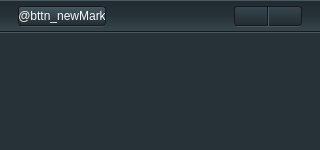
<?xml version="1.0" encoding="UTF-8"?>
<ui version="4.0">
 <class>MarkersList</class>
 <widget class="QWidget" name="MarkersList">
  <property name="geometry">
   <rect>
    <x>0</x>
    <y>0</y>
    <width>320</width>
    <height>150</height>
   </rect>
  </property>
  <property name="minimumSize">
   <size>
    <width>320</width>
    <height>150</height>
   </size>
  </property>
  <property name="maximumSize">
   <size>
    <width>960</width>
    <height>516</height>
   </size>
  </property>
  <property name="windowTitle">
   <string>MarkersList</string>
  </property>
  <property name="styleSheet">
   <string notr="true">.QFrame {
    background-color: #37474f;
border-top: none;
}
QLabel {
	background-color: qlineargradient(spread:pad, x1:0, y1:1, x2:0, y2:0, stop:0 rgba(55, 71, 79, 255), stop:0.5 rgba(38, 50, 56, 255), stop:1 rgba(34, 42, 48, 255));
    border: none;
    border-bottom: 1px solid #191919;
    color: #b0bec5;
    font: 600 16px &quot;Open Sans&quot;;
}

QSpinBox {
    border-radius: 2px;
}

EntityWidget  {
  background-color: #37474f;
  border: none;
}

QAbstractButton {
    font: 13px &quot;Open Sans Semibold&quot;;
    color: #fafafa;
}

QCheckBox::indicator {
    width: 12px;
    height: 12px;
    border-radius: 2px;
    border: 1px solid #191919;
    padding: -1px;
    subcontrol-position: left;
top: 1px;
}

QAbstractButton::indicator:!checked {
    background-color: rgba(250, 250, 250, 225);

}
QCheckBox::indicator:checked {
    background-color: qlineargradient(spread:pad, x1:0, y1:1, x2:0, y2:0, stop:0 rgba(34, 42, 48, 255), stop:0.5 rgba(69, 90, 100, 255), stop:1 rgba(69, 90, 100, 255));
	image: url(:/textures/Common/icons/icon_check_shadowed.png);
}
QCheckBox::indicator:!checked:hover {
    background-color: rgba(250, 250, 250, 155);
}
QCheckBox::indicator:!checked:pressed {
border: 1px solid #191919;
    background-color: qlineargradient(spread:pad, x1:0, y1:1, x2:0, y2:0, stop:0 rgba(132, 136, 148, 122), stop:0.5 rgba(150, 160, 165, 122), stop:1 rgba(150, 160, 165, 122));
	image: url(:/textures/Common/icons/icon_check_shadowed_transparent.png);
}
QCheckBox::indicator:checked:hover {
     background-color: qlineargradient(spread:pad, x1:0, y1:1, x2:0, y2:0, stop:0 rgba(34, 42, 48, 200), stop:0.5 rgba(69, 90, 100, 200), stop:1 rgba(69, 90, 100, 200));
image: url(:/textures/Common/icons/icon_check_shadowed_transparent.png);
}
QCheckBox::indicator:checked:pressed {
border: 1px solid #191919;
    background-color: qlineargradient(spread:pad, x1:0, y1:1, x2:0, y2:0, stop:0 rgba(132, 136, 148, 122), stop:0.5 rgba(150, 160, 165, 122), stop:1 rgba(150, 160, 165, 122));
	image: url(:/textures/Common/icons/icon_check_shadowed_transparent.png);
}
QAbstractButton::indicator:indeterminate {
    width: 12px;
height: 12px;
border: 2px inset #191919;
border-bottom: 2px solid qlineargradient(spread:pad, x1:0, y1:0, x2:0, y2:1, stop:0 rgba(25, 25, 25, 255), stop:0.495 rgba(25, 25, 25, 255), stop:0.505 rgba(69, 90, 100, 255), stop:1 rgba(69, 90, 100, 255));
padding: -1px;
	background-color: qlineargradient(spread:pad, x1:0, y1:1, x2:0, y2:0, stop:0 rgba(121, 121, 121, 255), stop:0.95 rgba(199, 199, 199, 255), stop:1 rgba(250, 250, 250, 255));
background-clip: padding;
background-origin: padding;
}
QAbstractButton {spacing: 4px;}
QRadioButton {spacing: 2px;}
QRadioButton::indicator {
    width: 12px;
    height: 12px;

    border: 1px solid #37474f;;
	background-image: url(:/textures/Common/buttons/bttn_radio.png);
	background-origin: margin;
}

QRadioButton::indicator:checked {
background-position: bottom left;
}
QRadioButton::indicator:checked:hover {
background-position: bottom center;
}
QRadioButton::indicator:checked:pressed {
background-position: bottom right;
}
QRadioButton::indicator:!checked:hover {
background-position: top center;
}
QRadioButton::indicator:!checked:pressed {
background-position: top right;
}
QRadioButton::indicator:checked:disabled  {
    background-position: center;
}
QRadioButton::indicator:!checked:disabled  {
    background-position: center left;
}
QAbstractButton:disabled {
    color: rgba(250, 250, 250, 100);
}
QSpinBox:disabled {
    background-color: rgba(255, 255, 255, 100);
    color: rgba(25, 25, 25, 100);
}</string>
  </property>
  <layout class="QVBoxLayout" name="verticalLayout" stretch="0,1">
   <property name="spacing">
    <number>0</number>
   </property>
   <property name="leftMargin">
    <number>0</number>
   </property>
   <property name="topMargin">
    <number>0</number>
   </property>
   <property name="rightMargin">
    <number>0</number>
   </property>
   <property name="bottomMargin">
    <number>0</number>
   </property>
   <item>
    <widget class="QWidget" name="header_colorMarks" native="true">
     <property name="minimumSize">
      <size>
       <width>0</width>
       <height>32</height>
      </size>
     </property>
     <property name="maximumSize">
      <size>
       <width>16777215</width>
       <height>32</height>
      </size>
     </property>
     <property name="styleSheet">
      <string notr="true">.QWidget {
    
	background-color: qlineargradient(spread:pad, x1:0, y1:1, x2:0, y2:0, stop:0 rgba(55, 71, 79, 255), stop:0.5 rgba(38, 50, 56, 255), stop:1 rgba(34, 42, 48, 255));
border-top: 1px solid #455a64;
border-bottom: 1px solid #191919;
}

QLineEdit {
    background-color: #455a64;
    background-color: qlineargradient(spread:pad, x1:0, y1:1, x2:0, y2:0, stop:0 rgba(109, 138, 158, 100), stop:0.805 rgba(69, 89, 99, 126), stop:1 rgba(36, 49, 56, 255));
    border-radius: 10px;
    border: 1px solid #191919;
   color: #78909c;
padding:0px 6px 2px 14px;
font: 11px &quot;Open Sans&quot;;
	image: url(:/textures/Common/Tournament/icon_search.png);
    image-position: right bottom;
}</string>
     </property>
     <layout class="QHBoxLayout" name="horizontalLayout">
      <property name="leftMargin">
       <number>18</number>
      </property>
      <property name="topMargin">
       <number>4</number>
      </property>
      <property name="rightMargin">
       <number>18</number>
      </property>
      <property name="bottomMargin">
       <number>3</number>
      </property>
      <item alignment="Qt::AlignLeft">
       <widget class="QWidget" name="container_bttn_newMark" native="true">
        <property name="minimumSize">
         <size>
          <width>88</width>
          <height>21</height>
         </size>
        </property>
        <property name="maximumSize">
         <size>
          <width>88</width>
          <height>21</height>
         </size>
        </property>
        <property name="styleSheet">
         <string notr="true">.QWidget {
    background-color: #455a64;
    border-radius: 4px;
border-bottom: 1px solid #445862;
}
QAbstractButton {
    border: 1px solid #191919;
border-radius: 3px;
font: 14px &quot;Open Sans Semibold&quot;;
color: #fafafa;
}</string>
        </property>
        <widget class="QPushButton" name="bttn_newMark">
         <property name="geometry">
          <rect>
           <x>0</x>
           <y>0</y>
           <width>88</width>
           <height>20</height>
          </rect>
         </property>
         <property name="minimumSize">
          <size>
           <width>88</width>
           <height>20</height>
          </size>
         </property>
         <property name="maximumSize">
          <size>
           <width>88</width>
           <height>20</height>
          </size>
         </property>
         <property name="cursor">
          <cursorShape>PointingHandCursor</cursorShape>
         </property>
         <property name="toolTip">
          <string>@Tooltip_notes_bttn_NewLabel_82</string>
         </property>
         <property name="styleSheet">
          <string notr="true">QPushButton{
	background-color: qlineargradient(spread:pad, x1:0, y1:1, x2:0, y2:0, stop:0 rgba(34, 43, 49, 255), stop:1 rgba(69, 89, 99, 255));
border: 1px solid #191919;
border-radius: 3px;
font: 11px &quot;Open Sans &quot;;
}

QPushButton:hover {
	background-color: qlineargradient(spread:pad, x1:0, y1:1, x2:0, y2:0, stop:0 rgba(44, 53, 59, 255), stop:1 rgba(69, 99, 109, 255));
}

QPushButton:pressed {
background-color: qlineargradient(spread:pad, x1:0, y1:1, x2:0, y2:0, stop:0 rgba(41, 51, 54, 255), stop:0.5 rgba(28, 30, 36, 255), stop:1 rgba(34, 35, 42, 255));
padding-top: 1px;
color: rgba(250, 250, 250, 100);
}
QPushButton:disabled {
	background-color: qlineargradient(spread:pad, x1:0, y1:1, x2:0, y2:0, stop:0 rgba(34, 43, 49, 100), stop:1 rgba(69, 89, 99, 100));
color: rgba(250, 250, 250, 100);
}
EntityWidget {
	background-color: rgba(255, 255, 255, 250);
}
EntityWidget:disabled {
	background-color: rgba(255, 255, 255, 100);
}</string>
         </property>
         <property name="text">
          <string>@bttn_newMark</string>
         </property>
        </widget>
       </widget>
      </item>
      <item>
       <spacer name="horizontalSpacer">
        <property name="orientation">
         <enum>Qt::Horizontal</enum>
        </property>
        <property name="sizeHint" stdset="0">
         <size>
          <width>40</width>
          <height>20</height>
         </size>
        </property>
       </spacer>
      </item>
      <item alignment="Qt::AlignRight">
       <widget class="QWidget" name="container_bttns_arrows" native="true">
        <property name="minimumSize">
         <size>
          <width>68</width>
          <height>21</height>
         </size>
        </property>
        <property name="maximumSize">
         <size>
          <width>68</width>
          <height>21</height>
         </size>
        </property>
        <property name="styleSheet">
         <string notr="true">.QWidget {
    background-color: #455a64;
    border-radius: 4px;
border-bottom: 1px solid #445862;
}

QPushButton{
background-color: qlineargradient(spread:pad, x1:0, y1:1, x2:0, y2:0, stop:0 #222a30, stop:1 #37474f);
font: 11px &quot;Open Sans &quot;;

}


QPushButton:hover {
background-color: qlineargradient(spread:pad, x1:0, y1:1, x2:0, y2:0, stop:0 #222a30, stop:0.8 #37474f, stop:1 #455a64);
}

QPushButton:pressed {
background-color: qlineargradient(spread:pad, x1:0, y1:1, x2:0, y2:0, stop:1 #222a30, stop:0 #37474f);
padding-top: 1px;
}
QPushButton:disabled {
	background-color: qlineargradient(spread:pad, x1:0, y1:1, x2:0, y2:0, stop:0 rgba(34, 43, 49, 100), stop:1 rgba(69, 89, 99, 100));
color: rgba(250, 250, 250, 100);
}</string>
        </property>
        <layout class="QHBoxLayout" name="horizontalLayout_2">
         <property name="spacing">
          <number>0</number>
         </property>
         <property name="leftMargin">
          <number>0</number>
         </property>
         <property name="topMargin">
          <number>0</number>
         </property>
         <property name="rightMargin">
          <number>0</number>
         </property>
         <property name="bottomMargin">
          <number>1</number>
         </property>
         <item>
          <widget class="QPushButton" name="bttn_up">
           <property name="minimumSize">
            <size>
             <width>34</width>
             <height>20</height>
            </size>
           </property>
           <property name="maximumSize">
            <size>
             <width>34</width>
             <height>20</height>
            </size>
           </property>
           <property name="cursor">
            <cursorShape>PointingHandCursor</cursorShape>
           </property>
           <property name="toolTip">
            <string>@Tooltip_notes_bttn_up_83</string>
           </property>
           <property name="styleSheet">
            <string notr="true">QPushButton{
border: 1px solid #191919;
border-radius: 0px;
border-top-left-radius: 3px;
border-bottom-left-radius: 3px;
}
</string>
           </property>
           <property name="text">
            <string/>
           </property>
           <property name="icon">
            <iconset>
             <normaloff>:/textures/Common/icons/settings/arrow_up.png</normaloff>:/textures/Common/icons/settings/arrow_up.png</iconset>
           </property>
           <property name="iconSize">
            <size>
             <width>14</width>
             <height>14</height>
            </size>
           </property>
          </widget>
         </item>
         <item>
          <widget class="QPushButton" name="bttn_down">
           <property name="minimumSize">
            <size>
             <width>34</width>
             <height>20</height>
            </size>
           </property>
           <property name="maximumSize">
            <size>
             <width>34</width>
             <height>20</height>
            </size>
           </property>
           <property name="cursor">
            <cursorShape>PointingHandCursor</cursorShape>
           </property>
           <property name="toolTip">
            <string>@Tooltip_notes_bttn_down_84</string>
           </property>
           <property name="styleSheet">
            <string notr="true">QPushButton{
border: 1px solid #191919;
border-left: 1px solid #455a64;
border-radius: 0px;
border-top-right-radius: 3px;
border-bottom-right-radius: 3px;
}
</string>
           </property>
           <property name="text">
            <string/>
           </property>
           <property name="icon">
            <iconset>
             <normaloff>:/textures/Common/icons/settings/arrow_down.png</normaloff>:/textures/Common/icons/settings/arrow_down.png</iconset>
           </property>
          </widget>
         </item>
        </layout>
       </widget>
      </item>
     </layout>
    </widget>
   </item>
   <item>
    <widget class="MarkersTableView" name="listView_markers">
     <property name="minimumSize">
      <size>
       <width>320</width>
       <height>0</height>
      </size>
     </property>
     <property name="palette">
      <palette>
       <active>
        <colorrole role="Button">
         <brush brushstyle="SolidPattern">
          <color alpha="255">
           <red>38</red>
           <green>50</green>
           <blue>56</blue>
          </color>
         </brush>
        </colorrole>
        <colorrole role="Base">
         <brush brushstyle="SolidPattern">
          <color alpha="255">
           <red>38</red>
           <green>50</green>
           <blue>56</blue>
          </color>
         </brush>
        </colorrole>
        <colorrole role="Window">
         <brush brushstyle="SolidPattern">
          <color alpha="255">
           <red>38</red>
           <green>50</green>
           <blue>56</blue>
          </color>
         </brush>
        </colorrole>
       </active>
       <inactive>
        <colorrole role="Button">
         <brush brushstyle="SolidPattern">
          <color alpha="255">
           <red>38</red>
           <green>50</green>
           <blue>56</blue>
          </color>
         </brush>
        </colorrole>
        <colorrole role="Base">
         <brush brushstyle="SolidPattern">
          <color alpha="255">
           <red>38</red>
           <green>50</green>
           <blue>56</blue>
          </color>
         </brush>
        </colorrole>
        <colorrole role="Window">
         <brush brushstyle="SolidPattern">
          <color alpha="255">
           <red>38</red>
           <green>50</green>
           <blue>56</blue>
          </color>
         </brush>
        </colorrole>
       </inactive>
       <disabled>
        <colorrole role="Button">
         <brush brushstyle="SolidPattern">
          <color alpha="255">
           <red>38</red>
           <green>50</green>
           <blue>56</blue>
          </color>
         </brush>
        </colorrole>
        <colorrole role="Base">
         <brush brushstyle="SolidPattern">
          <color alpha="255">
           <red>38</red>
           <green>50</green>
           <blue>56</blue>
          </color>
         </brush>
        </colorrole>
        <colorrole role="Window">
         <brush brushstyle="SolidPattern">
          <color alpha="255">
           <red>38</red>
           <green>50</green>
           <blue>56</blue>
          </color>
         </brush>
        </colorrole>
       </disabled>
      </palette>
     </property>
     <property name="styleSheet">
      <string notr="true">QAbstractItemView {
    background-color: #263238;
    outline:0;
    border: none;
    font: 16px &quot;Open Sans&quot;;
border-top: 1px solid #455a64;
}

QAbstractItemView::item {
    height: 38px;
    background-color: #263238;
    color: #fafafa;
    outline:0;
    padding: -1px -2px -1px 16px;
}
QAbstractItemView::text {
    left: 6px;
}

QAbstractItemView::item:alternate {
    background-color: #37474f;
}
QAbstractItemView::item:selected {
    background-color: #cfd8dc;
    color: #191919;
}
QAbstractItemView::item:hover {
    /*background-color: #acb6ba;*/
}

QAbstractItemView::icon {

width: 27px;
padding-right: 10px;
}</string>
     </property>
     <property name="verticalScrollBarPolicy">
      <enum>Qt::ScrollBarAlwaysOff</enum>
     </property>
     <property name="horizontalScrollBarPolicy">
      <enum>Qt::ScrollBarAlwaysOff</enum>
     </property>
     <property name="sizeAdjustPolicy">
      <enum>QAbstractScrollArea::AdjustToContents</enum>
     </property>
     <property name="autoScroll">
      <bool>false</bool>
     </property>
     <property name="autoScrollMargin">
      <number>0</number>
     </property>
     <property name="editTriggers">
      <set>QAbstractItemView::DoubleClicked</set>
     </property>
     <property name="dragEnabled">
      <bool>true</bool>
     </property>
     <property name="alternatingRowColors">
      <bool>true</bool>
     </property>
     <property name="selectionMode">
      <enum>QAbstractItemView::SingleSelection</enum>
     </property>
     <property name="selectionBehavior">
      <enum>QAbstractItemView::SelectRows</enum>
     </property>
     <property name="iconSize">
      <size>
       <width>27</width>
       <height>27</height>
      </size>
     </property>
     <property name="showGrid">
      <bool>false</bool>
     </property>
     <property name="gridStyle">
      <enum>Qt::NoPen</enum>
     </property>
     <attribute name="horizontalHeaderVisible">
      <bool>false</bool>
     </attribute>
     <attribute name="horizontalHeaderDefaultSectionSize">
      <number>260</number>
     </attribute>
     <attribute name="horizontalHeaderMinimumSectionSize">
      <number>20</number>
     </attribute>
     <attribute name="verticalHeaderVisible">
      <bool>false</bool>
     </attribute>
     <attribute name="verticalHeaderDefaultSectionSize">
      <number>36</number>
     </attribute>
     <attribute name="verticalHeaderMinimumSectionSize">
      <number>12</number>
     </attribute>
    </widget>
   </item>
  </layout>
  <action name="actionsave">
   <property name="text">
    <string>save</string>
   </property>
   <property name="shortcut">
    <string>Ctrl+S</string>
   </property>
  </action>
  <action name="actionload">
   <property name="text">
    <string>load</string>
   </property>
   <property name="shortcut">
    <string>Ctrl+L</string>
   </property>
  </action>
 </widget>
 <layoutdefault spacing="6" margin="11"/>
 <customwidgets>
  <customwidget>
   <class>MarkersTableView</class>
   <extends>QTableView</extends>
   <header>markerslist.h</header>
  </customwidget>
 </customwidgets>
 <resources/>
 <connections/>
</ui>
